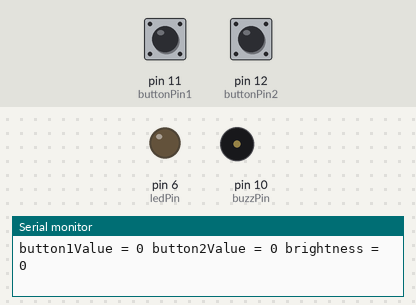
Bench run of a sketch on a simulated Arduino Uno, built with avr-gcc and run on an emulated ATmega328P. On the bench: output pins drawn as LEDs (lit = HIGH), buzzer (waves = sounding, pin HIGH), the last lines printed to the serial monitor. The test bench sets the inputs (shaded band); at power-on: pin 11 (buttonPin1) LOW, pin 12 (buttonPin2) LOW.

Above: at 1.2 s.
1.3 s: pin 11 (buttonPin1) pulled HIGH for 1 s
At 3.5 s:
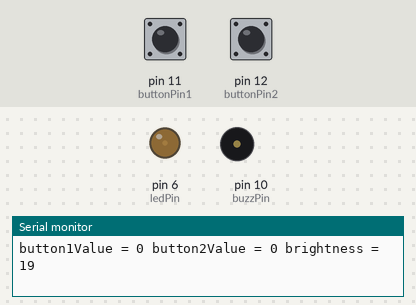
4.3 s: pin 12 (buttonPin2) pulled HIGH for 3.2 s
At 5.98 s:
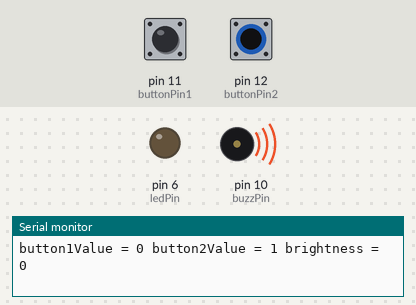
9.0 s: pin 12 (buttonPin2) pulled HIGH for 0.15 s
At 9.8 s:
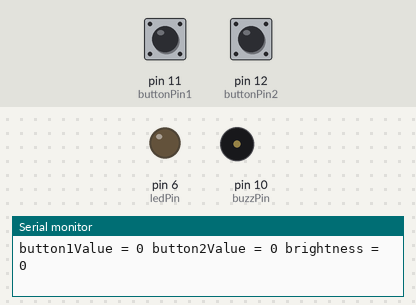
12.1 s: pin 11 (buttonPin1) pulled HIGH for 3.2 s
At 16.1 s:
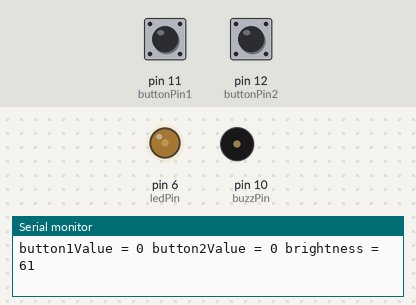
18.3 s: pin 11 (buttonPin1) pulled HIGH for 1 s
At 20.7 s:
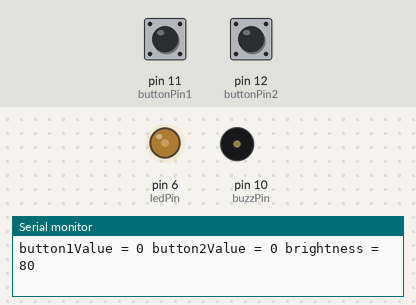
21.3 s: pin 11 (buttonPin1) pulled HIGH for 3.2 s
At 25.3 s:
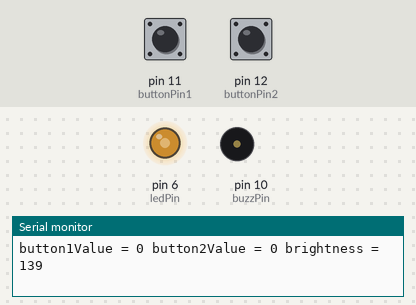
Timing chart, 0 to 26.8 s (numbered marks = the images above; inputs shaded):
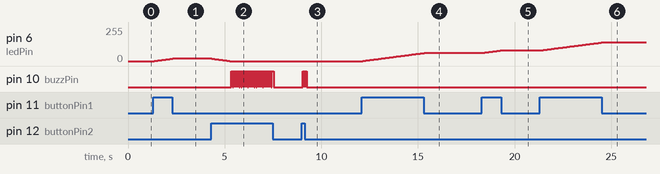

Measured:
- after the input at 1.3 s, pin 6 (ledPin): moves from 0/255 to 19/255 over 0.95 s, starting after 0.07 s
- after the input at 4.3 s, pin 6 (ledPin): moves from 19/255 to 0/255 over 0.95 s, starting at once; pin 10 (buzzPin): alternates HIGH for 0.10 s and LOW for 0.01 s, 40 changes in all, then stays LOW, starting after 1.0 s
- after the input at 9.0 s, pin 10 (buzzPin): alternates HIGH for 0.10 s and LOW for 0.01 s, 4 changes in all, then stays LOW, starting at once
- after the input at 12.1 s, pin 6 (ledPin): moves from 0/255 to 61/255 over 3.2 s, starting after 0.05 s
- after the input at 18.3 s, pin 6 (ledPin): moves from 61/255 to 80/255 over 0.95 s, starting after 0.05 s
- after the input at 21.3 s, pin 6 (ledPin): moves from 80/255 to 139/255 over 3.1 s, starting after 0.07 s

The sketch:

Class_28_Using_Push_Buttons_To_Control_Led_Brightness.ino
```cpp
int buttonPin1 = 11;
int buttonPin2 = 12;
int ledPin = 6;
int buzzPin = 10;

int button1Value;
int button2Value;

int brightness=0;

void setup() {
  // put your setup code here, to run once:
  Serial.begin(9600);
  pinMode(buttonPin1,INPUT);
  pinMode(buttonPin2,INPUT);
  pinMode(ledPin,OUTPUT);
  pinMode(buzzPin,OUTPUT);
}

void loop() {
  // put your main code here, to run repeatedly:
  button1Value = digitalRead(buttonPin1);
  Serial.print("button1Value = ");
  Serial.print(button1Value);
  button2Value = digitalRead(buttonPin2);
  Serial.print(" button2Value = ");
  Serial.print(button2Value);

  if(button1Value == 1)
  {
    brightness = brightness + 1;
    if(brightness>255){
    brightness = 255;
    digitalWrite(buzzPin,HIGH);
    delay(100);
    digitalWrite(buzzPin,LOW);
    }
    analogWrite(ledPin,brightness);
    delay(10);
  }
  if(button2Value == 1)
  {
    brightness = brightness - 1;
    if(brightness<0){
    brightness = 0;
    digitalWrite(buzzPin,HIGH);
    delay(100);
    digitalWrite(buzzPin,LOW);
    }
    analogWrite(ledPin,brightness);
    delay(10);
  }

  Serial.print(" brightness = ");
  Serial.println(brightness);


}
```
